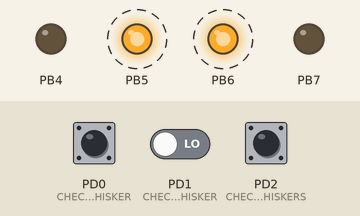
Recording of a program running on a simulated ATmega128, built with avr-gcc and emulated at 16 MHz. Parts: output pins drawn as LEDs (lit = HIGH). Dashed ring = blinking. The inputs (shaded band) are chosen by the test bench; at power-on: PD2 (CHECK_BOTH_WHISKERS) LOW, PD1 (CHECK_LEFT_WHISKER) LOW, PD0 (CHECK_RIGHT_WHISKER) LOW.

Above: at 2.0 s.
2.1 s: PD2 (CHECK_BOTH_WHISKERS) pulled HIGH for 0.75 s
At 3.25 s:
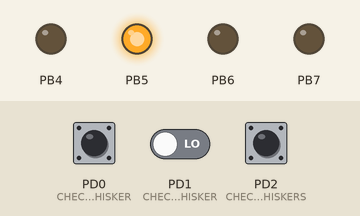
5.3 s: PD2 (CHECK_BOTH_WHISKERS) pulled HIGH for 3.2 s
At 5.75 s:
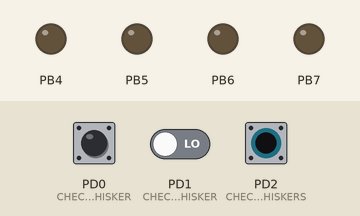
10.0 s: PD1 (CHECK_LEFT_WHISKER) driven HIGH and PD2 (CHECK_BOTH_WHISKERS) driven HIGH
At 11.25 s:
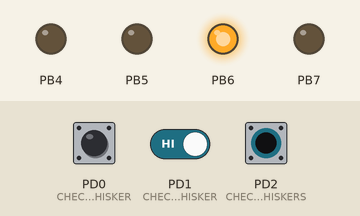
13.2 s: PD0 (CHECK_RIGHT_WHISKER) pulled HIGH for 3.2 s
17.9 s: PD1 (CHECK_LEFT_WHISKER) driven LOW
Timing chart, 0 to 22.1 s (numbered marks = the images above; inputs shaded):
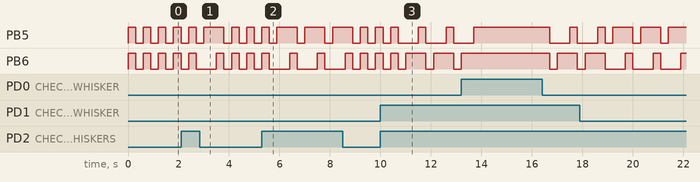

The program:

main.c
```c
/*
 * Lab2_C_Code.c
 *
 * Created: 10/7/2015 6:10:21 PM
 * Author : Nick McComb

 PORT MAP
 Port B, Pin 4 -> Output -> Right Motor Enable
 Port B, Pin 5 -> Output -> Right Motor Direction
 Port B, Pin 7 -> Output -> Left Motor Enable
 Port B, Pin 6 -> Output -> Left Motor Direction
 Port D, Pin 1 -> Input -> Left Whisker
 Port D, Pin 0 -> Input -> Right Whisker

 */

#define F_CPU 16000000
#include <avr/io.h>
#include <util/delay.h>
#include <stdio.h>

/* These are the macros that are used to help ensure readability of code. They do not reduce execution time, because they are compiled into the code, not called as functions are. */

#define MOVE_FORWARD(void) (PORTB = 0b01100000)
#define MOVE_REVERSE(void) (PORTB = 0b00000000)
#define ROTATE_LEFT(void) (PORTB = 0b00100000)
#define ROTATE_RIGHT(void) (PORTB = 0b01000000)

#define CHECK_LEFT_WHISKER(void) (! (PIND & (1<<PD1)) )
#define CHECK_RIGHT_WHISKER(void) (! (PIND & (1<<PD0)) )
#define CHECK_BOTH_WHISKERS(void) (! (PIND & (1<<PD2)) )


int main(void)
{

//Initialize registers
DDRB =  0b11110000;  //Set the upper nibble to outputs to drive the motors
DDRD =  0b00000000;  //Set bits 0, 1, and 2 to inputs
PORTB = 0b11110000;  //Set the default state of the motors

    while (1)
    {
		MOVE_FORWARD();

		if (CHECK_BOTH_WHISKERS()) {  //Check for "Both" whiskers, which is really just a button press
			_delay_ms(300);
			MOVE_REVERSE();
			_delay_ms(300);
		}
		else if (CHECK_LEFT_WHISKER()){  //Check for left whisker
			_delay_ms(300);
			MOVE_REVERSE();
			_delay_ms(300);
			ROTATE_LEFT();
			_delay_ms(500);
		}
		else if (CHECK_RIGHT_WHISKER()){  //Check for right whisker
			_delay_ms(300);
			MOVE_REVERSE();
			_delay_ms(300);
			ROTATE_RIGHT();
			_delay_ms(500);
		}

    }
	_delay_ms(50);
}
```
